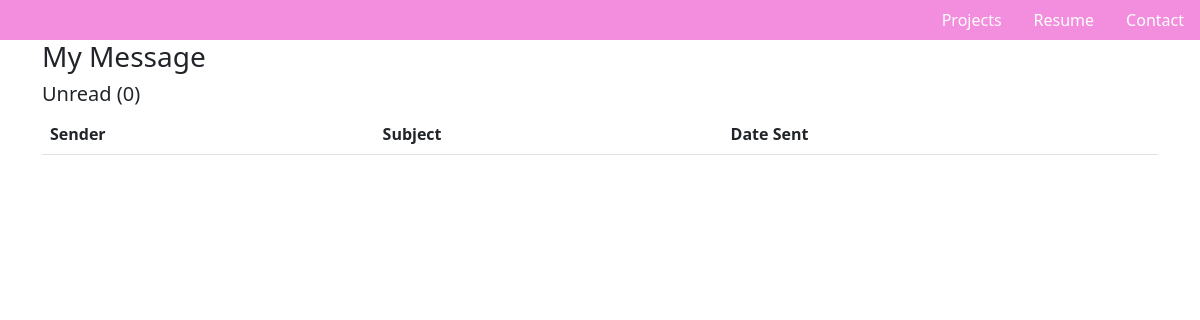
Before: /inbox/ with the older database file.
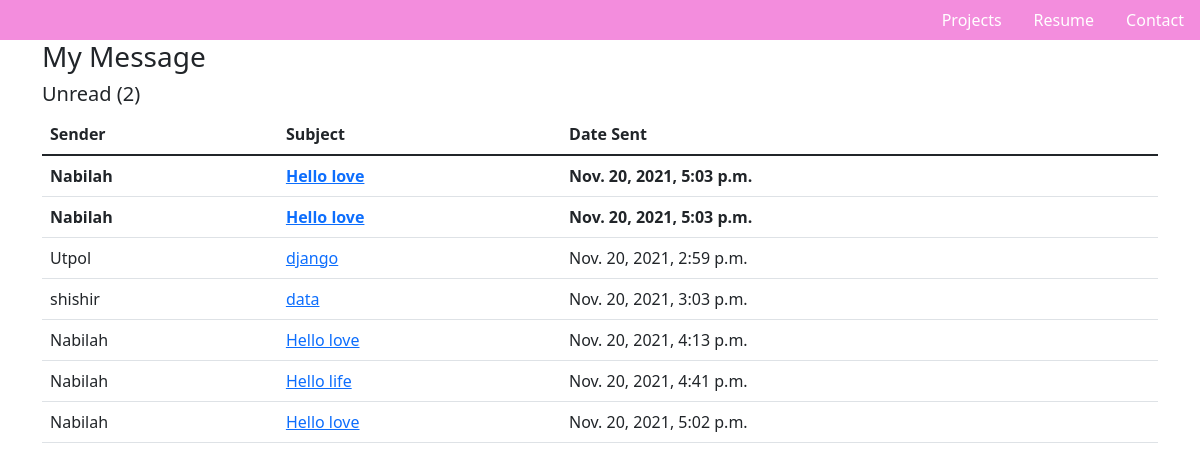
After: the same page with the newer database file.
### base/models.py (models this page shows, shortened)
class Message(models.Model):
    name = models.CharField(max_length=200, null=True)
    email = models.CharField(max_length=200, null=True)
    subject = models.CharField(max_length=200, null=True)
    body = models.TextField()
    created = models.DateTimeField(auto_now_add=True)
    is_read = models.BooleanField(default=False)
    id = models.UUIDField(default=uuid.uuid4, unique=True, primary_key=True, editable=False )

### base/views.py (the view)
# urls.py: path('inbox/',views.inboxPage, name="inbox"),
def inboxPage(request):
     inbox = Message.objects.all().order_by('is_read')
     unreadCount = Message.objects.filter(is_read=False).count()
     context = {'inbox':inbox, 'unreadCount': unreadCount}
     return render(request, 'base/inbox.html', context)

### base/templates/base/inbox.html (shortened to what this page needs)
{% extends 'base/main.html' %}
{% load static %}
{% block content %}
<div class="container">
<h3>My Message</h3>
<h5> Unread ({{unreadCount}})</h5>
<table class= "table">
    <thead>
        <tr>
            <th>Sender</th>
            <th>Subject</th>
            <th>Date Sent</th>
        </tr>
    </thead>
    <tbody>
        {% for message in inbox %}
        {% if message.is_read %}
        <tr>
            {% else %}
        <tr style="font-weight: 900;">
        {% endif%}
            <td>{{message.name}}</td>
            <td><a href="{% url 'message' message.id %}"> {{message.subject}} </td>
            <td>{{message.created}}</td>
        </tr>
        {% endfor%}
    </tbody>
</table>
</div>
{% endblock content %}

### base/templates/base/main.html (shortened to what this page needs)
<!DOCTYPE html>
{% load static %}
<html>
    <head>
        <link href="https://cdn.jsdelivr.net/npm/bootstrap@5.1.3/dist/css/bootstrap.min.css" rel="stylesheet"
>
        <link rel="stylesheet" type="text/css" media="screen" href="{% static 'styles/main.css' %} ">
    </head>
    <body>
        {% include 'base/navbar.html' %}
        {% block content %}
        {% endblock content %}
    </body>
</html>

### base/templates/base/navbar.html (shortened to what this page needs)
<section class = "navigation-bar">
    <a class="nav-link" href="{% url 'home' %}">
        Projects
    </a>
    <a class="nav-link" href="#">
        Resume
    </a>
    <a class="nav-link" href="#">
        Contact
    </a>
</section>

### static/styles/main.css (style rules this page uses)
.navigation-bar { background-color: #f38ddd; height: 40px; display: flex; justify-content: right; }
.nav-link { color: #ffffff; }
body { background-color: white; }

Changed rows visible on the page:
added Message: name "Nabilah", subject "Hello love", created "Nov. 20, 2021, 5:03 p.m."
added Message: name "Nabilah", subject "Hello love", created "Nov. 20, 2021, 5:03 p.m."
added Message: name "Utpol", subject "django", created "Nov. 20, 2021, 2:59 p.m."
added Message: name "shishir", subject "data", created "Nov. 20, 2021, 3:03 p.m."
added Message: name "Nabilah", subject "Hello love", created "Nov. 20, 2021, 4:13 p.m."
added Message: name "Nabilah", subject "Hello life", created "Nov. 20, 2021, 4:41 p.m."
added Message: name "Nabilah", subject "Hello love", created "Nov. 20, 2021, 5:02 p.m."
Other visible differences:
{{ unreadCount }}: "0" → "2"
